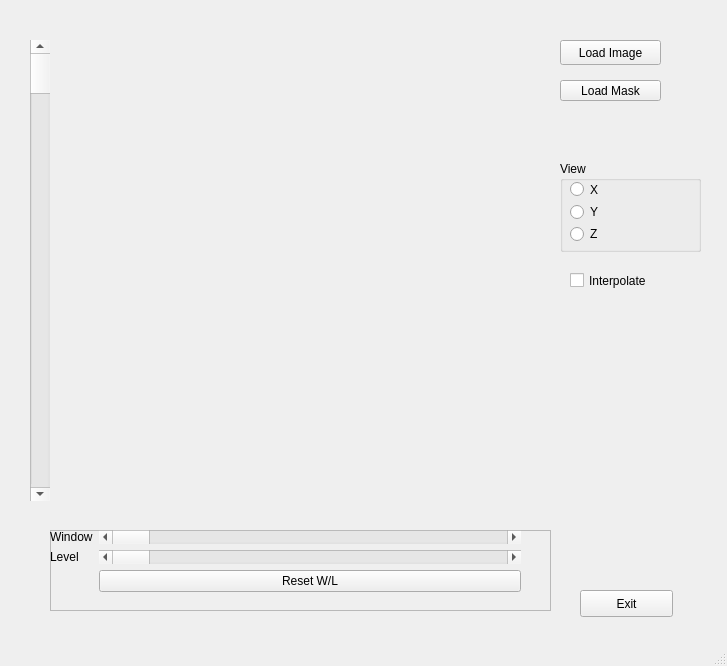
<?xml version="1.0" encoding="UTF-8"?>
<ui version="4.0">
 <class>MainWindow</class>
 <widget class="QMainWindow" name="MainWindow">
  <property name="geometry">
   <rect>
    <x>0</x>
    <y>0</y>
    <width>727</width>
    <height>666</height>
   </rect>
  </property>
  <property name="windowTitle">
   <string>MainWindow</string>
  </property>
  <widget class="QWidget" name="centralwidget">
   <widget class="QPushButton" name="exitButton">
    <property name="geometry">
     <rect>
      <x>580</x>
      <y>590</y>
      <width>93</width>
      <height>27</height>
     </rect>
    </property>
    <property name="text">
     <string>Exit</string>
    </property>
   </widget>
   <widget class="QPushButton" name="loadButton">
    <property name="geometry">
     <rect>
      <x>560</x>
      <y>40</y>
      <width>101</width>
      <height>25</height>
     </rect>
    </property>
    <property name="text">
     <string>Load Image</string>
    </property>
   </widget>
   <widget class="QVTKWidget" name="visu" native="true">
    <property name="geometry">
     <rect>
      <x>70</x>
      <y>40</y>
      <width>471</width>
      <height>461</height>
     </rect>
    </property>
    <property name="sizePolicy">
     <sizepolicy hsizetype="Preferred" vsizetype="Preferred">
      <horstretch>0</horstretch>
      <verstretch>0</verstretch>
     </sizepolicy>
    </property>
   </widget>
   <widget class="QScrollBar" name="sliceScroll">
    <property name="geometry">
     <rect>
      <x>30</x>
      <y>40</y>
      <width>20</width>
      <height>461</height>
     </rect>
    </property>
    <property name="orientation">
     <enum>Qt::Vertical</enum>
    </property>
   </widget>
   <widget class="QGroupBox" name="radioButtons">
    <property name="geometry">
     <rect>
      <x>560</x>
      <y>161</y>
      <width>141</width>
      <height>91</height>
     </rect>
    </property>
    <property name="title">
     <string>View</string>
    </property>
    <widget class="QWidget" name="verticalLayoutWidget_2">
     <property name="geometry">
      <rect>
       <x>10</x>
       <y>20</y>
       <width>61</width>
       <height>61</height>
      </rect>
     </property>
     <layout class="QVBoxLayout" name="verticalLayout_2">
      <item>
       <widget class="QRadioButton" name="XradioButton">
        <property name="text">
         <string>X</string>
        </property>
       </widget>
      </item>
      <item>
       <widget class="QRadioButton" name="ZradioButton">
        <property name="text">
         <string>Y</string>
        </property>
       </widget>
      </item>
      <item>
       <widget class="QRadioButton" name="YradioButton">
        <property name="text">
         <string>Z</string>
        </property>
       </widget>
      </item>
     </layout>
    </widget>
   </widget>
   <widget class="QCheckBox" name="interpolateCheckBox">
    <property name="geometry">
     <rect>
      <x>570</x>
      <y>270</y>
      <width>131</width>
      <height>21</height>
     </rect>
    </property>
    <property name="text">
     <string>Interpolate</string>
    </property>
   </widget>
   <widget class="QFrame" name="windowLevelGroup">
    <property name="geometry">
     <rect>
      <x>50</x>
      <y>530</y>
      <width>501</width>
      <height>81</height>
     </rect>
    </property>
    <property name="frameShape">
     <enum>QFrame::StyledPanel</enum>
    </property>
    <property name="frameShadow">
     <enum>QFrame::Raised</enum>
    </property>
    <widget class="QWidget" name="formLayoutWidget">
     <property name="geometry">
      <rect>
       <x>0</x>
       <y>0</y>
       <width>471</width>
       <height>71</height>
      </rect>
     </property>
     <layout class="QFormLayout" name="layout">
      <item row="0" column="0">
       <widget class="QLabel" name="label">
        <property name="text">
         <string>Window</string>
        </property>
       </widget>
      </item>
      <item row="0" column="1">
       <widget class="QScrollBar" name="windowScroll">
        <property name="orientation">
         <enum>Qt::Horizontal</enum>
        </property>
        <property name="invertedAppearance">
         <bool>false</bool>
        </property>
       </widget>
      </item>
      <item row="1" column="0">
       <widget class="QLabel" name="label_2">
        <property name="text">
         <string>Level</string>
        </property>
       </widget>
      </item>
      <item row="1" column="1">
       <widget class="QScrollBar" name="levelScroll">
        <property name="singleStep">
         <number>1</number>
        </property>
        <property name="orientation">
         <enum>Qt::Horizontal</enum>
        </property>
       </widget>
      </item>
      <item row="2" column="1">
       <widget class="QPushButton" name="resetWindowLevelButton">
        <property name="text">
         <string>Reset W/L</string>
        </property>
       </widget>
      </item>
     </layout>
    </widget>
   </widget>
   <widget class="QPushButton" name="maskButton">
    <property name="geometry">
     <rect>
      <x>560</x>
      <y>80</y>
      <width>101</width>
      <height>21</height>
     </rect>
    </property>
    <property name="text">
     <string>Load Mask</string>
    </property>
   </widget>
  </widget>
  <widget class="QMenuBar" name="menubar">
   <property name="geometry">
    <rect>
     <x>0</x>
     <y>0</y>
     <width>727</width>
     <height>22</height>
    </rect>
   </property>
  </widget>
  <widget class="QStatusBar" name="statusbar"/>
 </widget>
 <customwidgets>
  <customwidget>
   <class>QVTKWidget</class>
   <extends>QWidget</extends>
   <header>QVTKWidget.h</header>
   <container>1</container>
  </customwidget>
 </customwidgets>
 <resources/>
 <connections/>
</ui>
